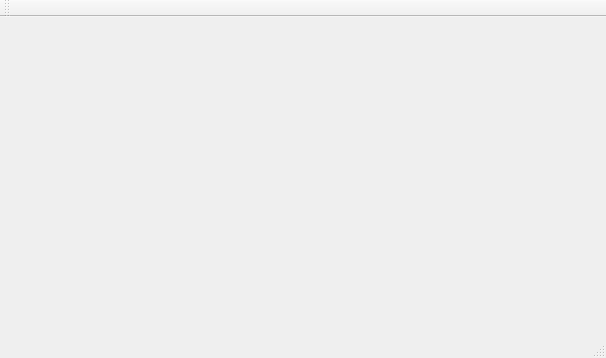
<?xml version="1.0" encoding="UTF-8"?>
<ui version="4.0">
 <class>MainWindow</class>
 <widget class="QMainWindow" name="MainWindow">
  <property name="geometry">
   <rect>
    <x>0</x>
    <y>0</y>
    <width>606</width>
    <height>358</height>
   </rect>
  </property>
  <property name="windowTitle">
   <string>MainWindow</string>
  </property>
  <widget class="QWidget" name="centralWidget">
   <widget class="QLabel" name="label">
    <property name="geometry">
     <rect>
      <x>530</x>
      <y>0</y>
      <width>71</width>
      <height>41</height>
     </rect>
    </property>
    <property name="styleSheet">
     <string notr="true">image: url(:/new/prefix1/picture/zuo.png);</string>
    </property>
    <property name="text">
     <string/>
    </property>
   </widget>
  </widget>
  <widget class="QMenuBar" name="menuBar">
   <property name="geometry">
    <rect>
     <x>0</x>
     <y>0</y>
     <width>606</width>
     <height>26</height>
    </rect>
   </property>
  </widget>
  <widget class="QToolBar" name="mainToolBar">
   <attribute name="toolBarArea">
    <enum>TopToolBarArea</enum>
   </attribute>
   <attribute name="toolBarBreak">
    <bool>false</bool>
   </attribute>
  </widget>
  <widget class="QStatusBar" name="statusBar"/>
 </widget>
 <layoutdefault spacing="6" margin="11"/>
 <resources/>
 <connections/>
</ui>
